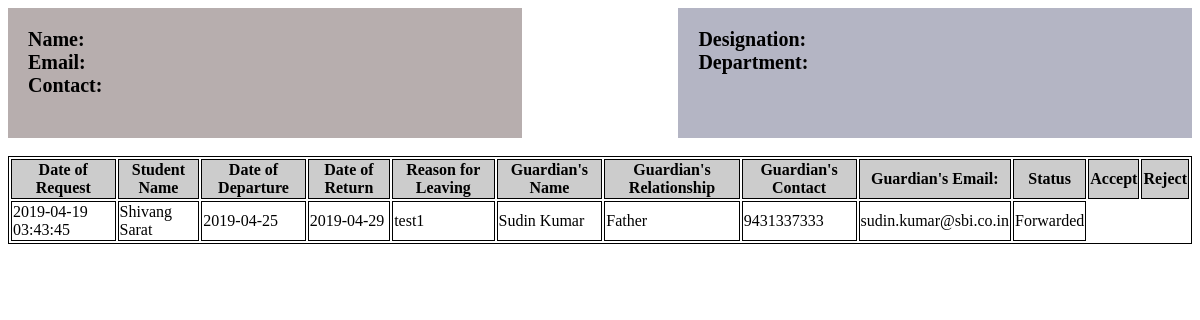
The app's page /warden.php with its own data.
### tables this page shows
CREATE TABLE `warden` (
  `No` int(11) NOT NULL AUTO_INCREMENT,
  `Student` varchar(255) NOT NULL,
  `Departure` date NOT NULL,
  `Arival` date NOT NULL,
  `Reason` text NOT NULL,
  `Status` varchar(255) NOT NULL DEFAULT 'Waiting',
  `GuardianName` varchar(255) NOT NULL,
  `GuardianRel` varchar(255) NOT NULL,
  `GuardianEmail` varchar(255) NOT NULL,
  `GuardianContact` varchar(13) NOT NULL,
  `Request` timestamp NOT NULL DEFAULT CURRENT_TIMESTAMP,
  `ID` int(11) NOT NULL,
  `Applicant` varchar(255) NOT NULL,
  PRIMARY KEY (`No`)
);

### warden.php (the view, shortened to what this page needs)
<?php
	$user = $_SESSION['uname'];
	$servername = "localhost";
  	$username = "root";
  	$password = "vibhi2112";
  	$dbname = "outpass";
  	$conn = new mysqli($servername, $username, $password, $dbname);
  	$sql0 = "SELECT * FROM wardeninfo WHERE Username = '" . $user . "'";
  	$result0 = $conn -> query($sql0);
  	if ($result0 != FALSE) {
  		$row0 = $result0 -> fetch_assoc();
  	}
?>
<!DOCTYPE html>
<html>
<head>
	<link rel="stylesheet" type="text/css" href="warden.css">
</head>
<body>
	<div class="row">
		<div class="student">
			<b>Name:</b> <?php echo $row0["Name"] ?><br>
			<b>Email:</b> <?php echo $row0["Email"] ?><br>
			<b>Contact:</b> <?php echo $row0["Contact"] ?>
		</div>
		<div class="details">
			<b>Designation:</b> <?php echo $row0["Name"] ?><br>
			<b>Department:</b> <?php echo $row0["Name"] ?><br>
		</div>
	</div><br>
	<div class="status">
		<table>
			<tr>
				<th>Date of Request</th>
				<th>Student Name</th>
			    <th>Date of Departure</th>
			    <th>Date of Return</th>
			    <th>Reason for Leaving</th>
			    <th>Guardian's Name</th>
				<th>Guardian's Relationship</th>
				<th>Guardian's Contact</th>
				<th>Guardian's Email:</th>
			    <th>Status</th>
			    <th>Accept</th>
			    <th>Reject</th>
			</tr>
			<?php
				$sql1 = "SELECT * FROM warden" ;
				$result1 = $conn -> query($sql1);
				if ($result1 != FALSE) {
					while ( $row1 = $result1 -> fetch_assoc()) {
						if ($row1['Status'] == 'Waiting') {
							echo "<tr>";
							echo "<td>" . $row1['Request'] . "</td>";
							echo "<td>" . $row1['Student'] . "</td>";
							echo "<td>" . $row1['Departure'] . "</td>";
							echo "<td>" . $row1['Arival'] . "</td>";
							echo "<td>" . $row1['Reason'] . "</td>";
							echo "<td>" . $row1['GuardianName'] . "</td>";
							echo "<td>" . $row1['GuardianRel'] . "</td>";
							echo "<td>" . $row1['GuardianContact'] . "</td>";
							echo "<td>" . $row1['GuardianEmail'] . "</td>";
							echo "<td>" . $row1['Status'] . "</td>";
							echo "<form method = 'POST' action = 'responsew.php'>";
							echo "<td id='btn1'><button type = 'submit' name = 'accept' value='{$row1['No']}'>Accept</button>";
							echo "<td id='btn2'><button type = 'submit' name = 'reject' value='{$row1['No']}'>Reject</button></td>";
							echo "</form>";
							echo "</tr>";
						} else {
							echo "<tr>";
							echo "<td>" . $row1['Request'] . "</td>";
							echo "<td>" . $row1['Student'] . "</td>";
							echo "<td>" . $row1['Departure'] . "</td>";
							echo "<td>" . $row1['Arival'] . "</td>";
							echo "<td>" . $row1['Reason'] . "</td>";
							echo "<td>" . $row1['GuardianName'] . "</td>";
							echo "<td>" . $row1['GuardianRel'] . "</td>";
							echo "<td>" . $row1['GuardianContact'] . "</td>";
							echo "<td>" . $row1['GuardianEmail'] . "</td>";
							echo "<td>" . $row1['Status'] . "</td>";
							echo "</tr>";
						}
					}
				}
			?>
		</table>
	</div>
</body>
</html>

### warden.css (style rules this page uses)
.student { float: left; width: 40%; padding: 20px; background-color: #b7aeae; font-size: 20px; height: 90px; }
.details { float: right; width: 40%; padding: 20px; background-color: #b4b5c4; font-size: 20px; height: 90px; }
.row:after { content: ""; display: table; clear: both; }
table, th, td { border: 1px solid black; }
table { width: 100%; }
th { background-color: #ccc; }

### records on screen
warden: Request "2019-04-19 03:43:45", Student "Shivang Sarat", Departure "2019-04-25", Arival "2019-04-29", Reason "test1", GuardianName "Sudin Kumar", GuardianRel "Father", GuardianContact "9431337333", GuardianEmail "sudin.kumar@sbi.co.in", Status "Forwarded"
